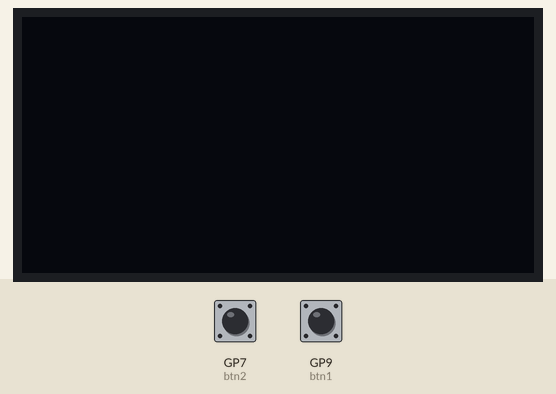
This program was run on a simulated Raspberry Pi Pico running MicroPython. Shown: 128×64 one-colour display. The inputs (shaded band) are chosen by the test bench; at power-on: GP7 (btn2) HIGH, GP9 (btn1) HIGH. The OLED is the two-colour kind (top 16 rows yellow).

Above: at 1.2 s.
1.3 s: GP7 (btn2) pulled LOW for 1 s
At 3.1 s:
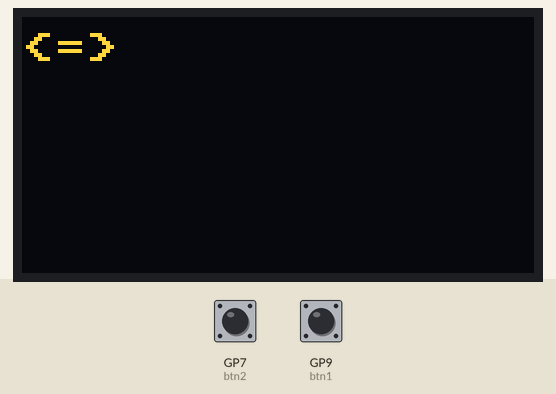
3.8 s: GP9 (btn1) pulled LOW for 3.2 s
At 8.1 s:
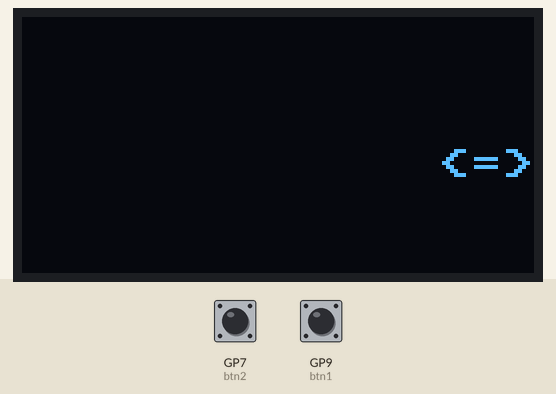
8.5 s: GP7 (btn2) pulled LOW for 0.15 s
At 9.0 s:
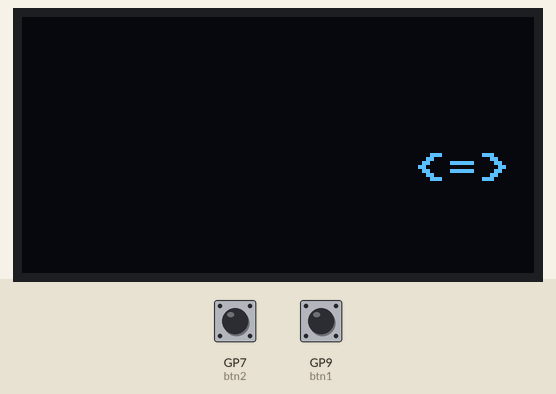
10.1 s: GP9 (btn1) pulled LOW for 0.15 s
At 11.4 s:
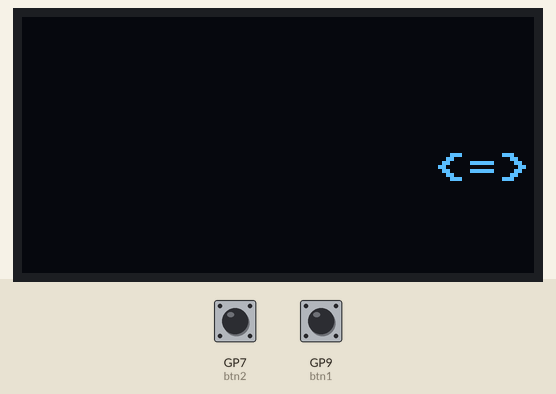
Timing chart, 0 to 12.7 s (numbered marks = the images above; inputs shaded):
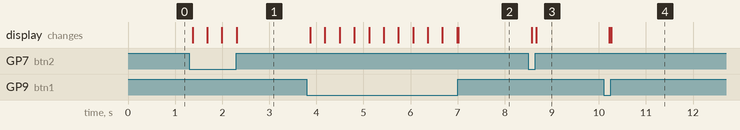

Measured:
- after the input at 1.3 s, the display: first changes after 0.07 s (image 1 shows a later state)
- after the input at 3.8 s, the display: first changes after 0.07 s (image 2 shows a later state)
- after the input at 8.5 s, the display: first changes after 0.07 s (image 3 shows a later state)
- after the input at 10.1 s, the display: first changes after 0.12 s (image 4 shows a later state)

The program:

control_ufo.py
```python
from machine import Pin, I2C
from ssd1306 import SSD1306_I2C
import time

#SW0
btn1 = Pin(9, Pin.IN, Pin.PULL_UP)
#SW2
btn2 = Pin(7, Pin.IN, Pin.PULL_UP)
i2c = I2C(1, scl=Pin(15), sda=Pin(14), freq=400000)
#Display size
oled_width = 128
oled_height = 64
oled = SSD1306_I2C(oled_width, oled_height, i2c)

#ufo declaration, position and colour
x = 0
y = 45
colour = 1
ufo = "<=>"

#Ufo width is 3 characters * 8 pixels = 24
#Len ufo = 3
ufo_width = len(ufo) * 8
while True:

    #If sw0 is pressed the ufo moves to the right
    if btn1() == 0:
        oled.fill(0)
        oled.text(ufo, x, y, colour)
        oled.show()
        x += 1
        if x >= (oled_width - ufo_width):
            x = oled_width - ufo_width
            y += 1
            if y >= 48:
                y = 48

    #If sw2 is pressed the ufo moves to the left
    if btn2() == 0:
        oled.fill(0)
        oled.text(ufo, x, y, colour)
        oled.show()
        x -= 1
        if x <= 0:
            x = 0
            y -= 1
            if y <= 0:
                y = 0
```
